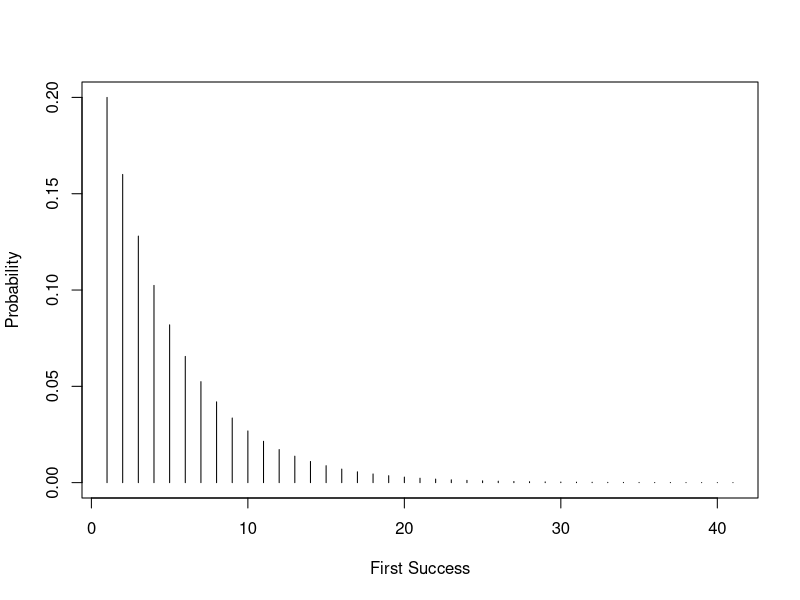

Write R code to recreate this figure. (Note: this script raises an error after producing the figure.)
#Geometric distribution

install.packages("tidyverse")

geom_sample <- rgeom(1000,0.2) +1
geom_sample

table(geom_sample)

mean_x <- mean(geom_sample)  #mean of sample
var_x <- var(geom_sample)    #variance of sample
sd_x <- sd(geom_sample)      #standard deviation of sample

round(mean_x,2)
round(var_x,2)
round(sd_x,2)

summary(geom_sample)

#textbook plot | Probability of first success
x <- 0:max(geom_sample)
plot(x+1, dgeom(x, 0.2), xlab = "First Success",
     ylab = "Probability", type = "h")

#qplot using ggplot2 | Frequency of first success
qplot(geom_sample, geom="histogram",col=I("white"))

#histogram of rgeom
hist(geom_sample,
     xlab = "Trials")


